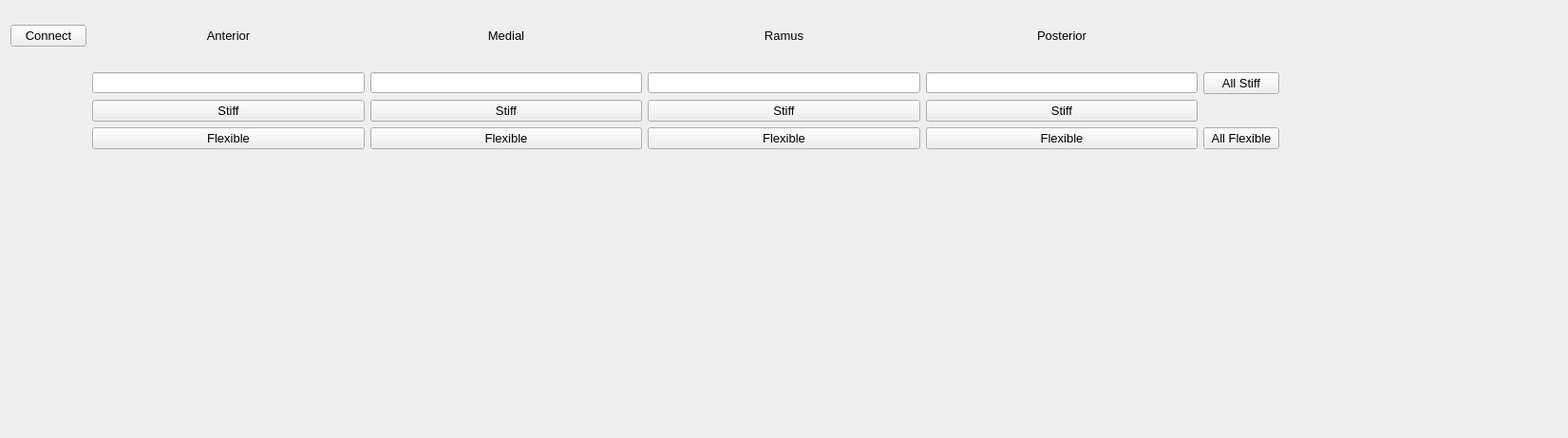
       <widget class="QWidget" name="widget" native="true">
        <property name="geometry">
         <rect>
          <x>30</x>
          <y>20</y>
          <width>1651</width>
          <height>461</height>
         </rect>
        </property>
        <layout class="QGridLayout" name="gridLayout">
         <item row="3" column="3" rowspan="2">
          <widget class="QPushButton" name="pushButton_16">
           <property name="font">
            <font>
             <pointsize>10</pointsize>
            </font>
           </property>
           <property name="text">
            <string>Stiff</string>
           </property>
          </widget>
         </item>
         <item row="5" column="3">
          <widget class="QPushButton" name="pushButton_15">
           <property name="font">
            <font>
             <pointsize>10</pointsize>
            </font>
           </property>
           <property name="text">
            <string>Flexible</string>
           </property>
          </widget>
         </item>
         <item row="5" column="4">
          <widget class="QPushButton" name="pushButton_17">
           <property name="font">
            <font>
             <pointsize>10</pointsize>
            </font>
           </property>
           <property name="text">
            <string>Flexible</string>
           </property>
          </widget>
         </item>
         <item row="3" column="2" rowspan="2">
          <widget class="QPushButton" name="pushButton_11">
           <property name="font">
            <font>
             <pointsize>10</pointsize>
            </font>
           </property>
           <property name="text">
            <string>Stiff</string>
           </property>
          </widget>
         </item>
         <item row="3" column="4" rowspan="2">
          <widget class="QPushButton" name="pushButton_18">
           <property name="font">
            <font>
             <pointsize>10</pointsize>
            </font>
           </property>
           <property name="text">
            <string>Stiff</string>
           </property>
          </widget>
         </item>
         <item row="5" column="1">
          <widget class="QPushButton" name="pushButton_8">
           <property name="font">
            <font>
             <pointsize>10</pointsize>
            </font>
           </property>
           <property name="text">
            <string>Flexible</string>
           </property>
          </widget>
         </item>
         <item row="5" column="2">
          <widget class="QPushButton" name="pushButton_10">
           <property name="font">
            <font>
             <pointsize>10</pointsize>
            </font>
           </property>
           <property name="text">
            <string>Flexible</string>
           </property>
          </widget>
         </item>
         <item row="7" column="6">
          <spacer name="verticalSpacer_8">
           <property name="orientation">
            <enum>Qt::Vertical</enum>
           </property>
           <property name="sizeHint" stdset="0">
            <size>
             <width>20</width>
             <height>68</height>
            </size>
           </property>
          </spacer>
         </item>
         <item row="0" column="1">
          <widget class="QLabel" name="label_2">
           <property name="font">
            <font>
             <pointsize>10</pointsize>
            </font>
           </property>
           <property name="text">
            <string>Anterior</string>
           </property>
           <property name="alignment">
            <set>Qt::AlignCenter</set>
           </property>
          </widget>
         </item>
         <item row="0" column="2">
          <widget class="QLabel" name="label_3">
           <property name="font">
            <font>
             <pointsize>10</pointsize>
            </font>
           </property>
           <property name="text">
            <string>Medial</string>
           </property>
           <property name="alignment">
            <set>Qt::AlignCenter</set>
           </property>
          </widget>
         </item>
         <item row="0" column="3">
          <widget class="QLabel" name="label_4">
           <property name="font">
            <font>
             <pointsize>10</pointsize>
            </font>
           </property>
           <property name="text">
            <string>Ramus</string>
           </property>
           <property name="alignment">
            <set>Qt::AlignCenter</set>
           </property>
          </widget>
         </item>
         <item row="0" column="0">
          <widget class="QPushButton" name="pushButton_21">
           <property name="font">
            <font>
             <pointsize>10</pointsize>
            </font>
           </property>
           <property name="text">
            <string>Connect</string>
           </property>
          </widget>
         </item>
         <item row="2" column="1">
          <widget class="QLineEdit" name="lineEdit_3"/>
         </item>
         <item row="2" column="2">
          <widget class="QLineEdit" name="lineEdit_4"/>
         </item>
         <item row="0" column="4">
          <widget class="QLabel" name="label_5">
           <property name="font">
            <font>
             <pointsize>10</pointsize>
            </font>
           </property>
           <property name="text">
            <string>Posterior</string>
           </property>
           <property name="alignment">
            <set>Qt::AlignCenter</set>
           </property>
          </widget>
         </item>
         <item row="1" column="0" rowspan="6">
          <spacer name="verticalSpacer_7">
           <property name="orientation">
            <enum>Qt::Vertical</enum>
           </property>
           <property name="sizeHint" stdset="0">
            <size>
             <width>20</width>
             <height>327</height>
            </size>
           </property>
          </spacer>
         </item>
         <item row="1" column="6" rowspan="6">
          <widget class="QLabel" name="label">
           <property name="sizePolicy">
            <sizepolicy hsizetype="Expanding" vsizetype="Expanding">
             <horstretch>0</horstretch>
             <verstretch>0</verstretch>
            </sizepolicy>
           </property>
           <property name="maximumSize">
            <size>
             <width>2400</width>
             <height>2400</height>
            </size>
           </property>
           <property name="text">
            <string/>
           </property>
           <property name="pixmap">
            <pixmap>../pictures/SocketScketch.png</pixmap>
           </property>
           <property name="scaledContents">
            <bool>true</bool>
           </property>
          </widget>
         </item>
         <item row="2" column="3">
          <widget class="QLineEdit" name="lineEdit_6"/>
         </item>
         <item row="2" column="5">
          <widget class="QPushButton" name="pushButton_20">
           <property name="sizePolicy">
            <sizepolicy hsizetype="Minimum" vsizetype="Minimum">
             <horstretch>0</horstretch>
             <verstretch>0</verstretch>
            </sizepolicy>
           </property>
           <property name="font">
            <font>
             <pointsize>10</pointsize>
            </font>
           </property>
           <property name="text">
            <string>All Stiff</string>
           </property>
          </widget>
         </item>
         <item row="3" column="1" rowspan="2">
          <widget class="QPushButton" name="pushButton_7">
           <property name="font">
            <font>
             <pointsize>10</pointsize>
            </font>
           </property>
           <property name="text">
            <string>Stiff</string>
           </property>
          </widget>
         </item>
         <item row="2" column="4">
          <widget class="QLineEdit" name="lineEdit_7"/>
         </item>
         <item row="5" column="5">
          <widget class="QPushButton" name="pushButton_19">
           <property name="sizePolicy">
            <sizepolicy hsizetype="Minimum" vsizetype="Minimum">
             <horstretch>0</horstretch>
             <verstretch>0</verstretch>
            </sizepolicy>
           </property>
           <property name="font">
            <font>
             <pointsize>10</pointsize>
            </font>
           </property>
           <property name="text">
            <string>All Flexible</string>
           </property>
          </widget>
         </item>
         <item row="6" column="1">
          <spacer name="verticalSpacer">
           <property name="orientation">
            <enum>Qt::Vertical</enum>
           </property>
           <property name="sizeHint" stdset="0">
            <size>
             <width>20</width>
             <height>96</height>
            </size>
           </property>
          </spacer>
         </item>
         <item row="6" column="2">
          <spacer name="verticalSpacer_2">
           <property name="orientation">
            <enum>Qt::Vertical</enum>
           </property>
           <property name="sizeHint" stdset="0">
            <size>
             <width>20</width>
             <height>96</height>
            </size>
           </property>
          </spacer>
         </item>
         <item row="6" column="3">
          <spacer name="verticalSpacer_3">
           <property name="orientation">
            <enum>Qt::Vertical</enum>
           </property>
           <property name="sizeHint" stdset="0">
            <size>
             <width>20</width>
             <height>96</height>
            </size>
           </property>
          </spacer>
         </item>
         <item row="6" column="4">
          <spacer name="verticalSpacer_4">
           <property name="orientation">
            <enum>Qt::Vertical</enum>
           </property>
           <property name="sizeHint" stdset="0">
            <size>
             <width>20</width>
             <height>96</height>
            </size>
           </property>
          </spacer>
         </item>
         <item row="6" column="5" rowspan="2">
          <spacer name="verticalSpacer_6">
           <property name="orientation">
            <enum>Qt::Vertical</enum>
           </property>
           <property name="sizeHint" stdset="0">
            <size>
             <width>20</width>
             <height>111</height>
            </size>
           </property>
          </spacer>
         </item>
         <item row="0" column="6">
          <spacer name="verticalSpacer_9">
           <property name="orientation">
            <enum>Qt::Vertical</enum>
           </property>
           <property name="sizeHint" stdset="0">
            <size>
             <width>20</width>
             <height>54</height>
            </size>
           </property>
          </spacer>
         </item>
         <item row="0" column="5" rowspan="2">
          <spacer name="verticalSpacer_5">
           <property name="orientation">
            <enum>Qt::Vertical</enum>
           </property>
           <property name="sizeHint" stdset="0">
            <size>
             <width>20</width>
             <height>69</height>
            </size>
           </property>
          </spacer>
         </item>
        </layout>
       </widget>
